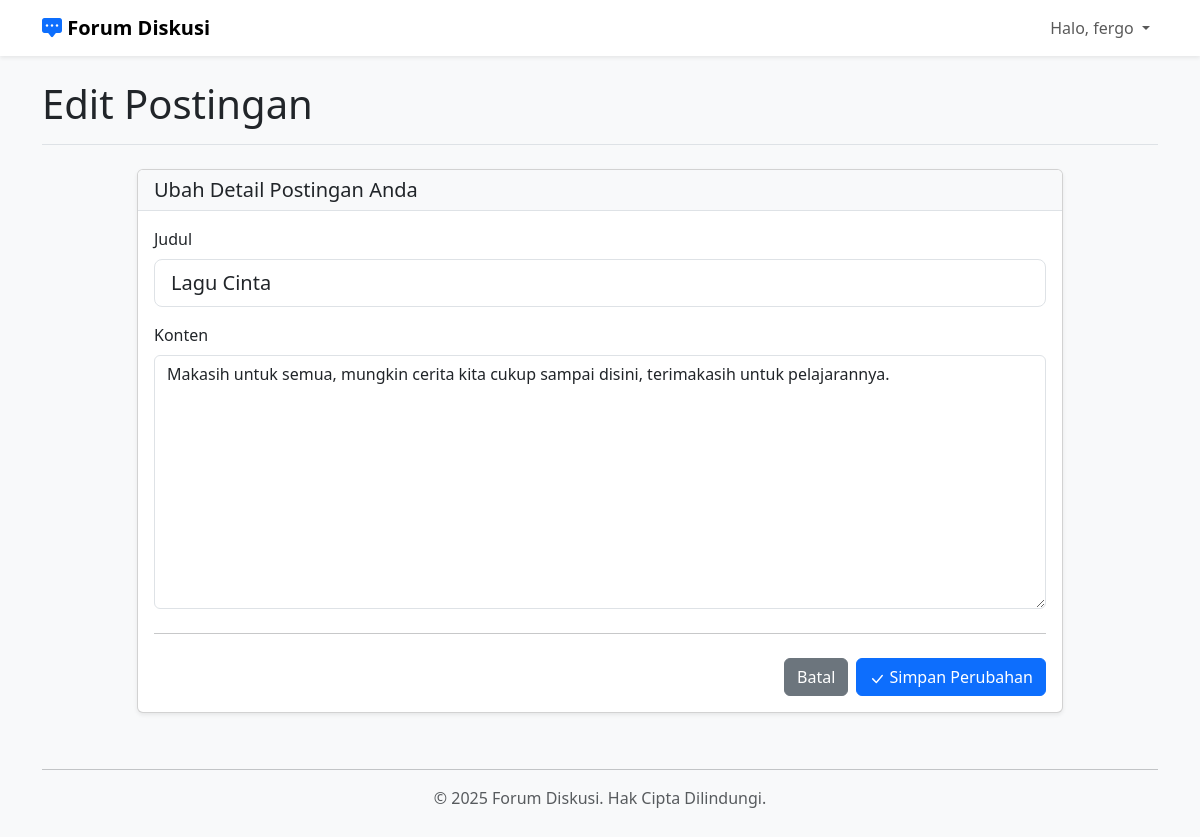
Screenshot of /user/edit_post/2 (signed in) with the database file from the repository.
### app.py (models this page shows)
class Post(db.Model):
    id = db.Column(db.Integer, primary_key=True)
    title = db.Column(db.String(100), nullable=False)
    content = db.Column(db.Text, nullable=False)
    date_posted = db.Column(db.DateTime, nullable=False, default=datetime.utcnow)
    user_id = db.Column(db.Integer, db.ForeignKey('user.id'), nullable=False)
    comments = db.relationship('Comment', backref='post', lazy=True, cascade="all, delete-orphan")

### app.py (the view)
@app.route('/user/edit_post/<int:post_id>', methods=['GET', 'POST'])
@login_required
def edit_post(post_id):
    post_to_edit = db.session.get(Post, post_id)
    if not post_to_edit: return "Postingan tidak ditemukan", 404
    if post_to_edit.author.id != session['user_id']:
        flash('Anda tidak memiliki izin untuk mengedit postingan ini!', 'danger')
        return redirect(url_for('user_dashboard'))
    if request.method == 'POST':
        post_to_edit.title = request.form['title']
        post_to_edit.content = request.form['content']
        db.session.commit()
        flash('Postingan berhasil diperbarui!', 'success')
        return redirect(url_for('user_dashboard'))
    return render_template('edit_post.html', post=post_to_edit)

### app.py (called while the page is built)
def login_required(f):
    @wraps(f)
    def decorated_function(*args, **kwargs):
        if 'user_id' not in session:
            flash('Anda harus login untuk mengakses halaman ini.', 'danger')
            return redirect(url_for('login'))
        return f(*args, **kwargs)
    return decorated_function

### templates/edit_post.html (shortened to what this page needs)
{% extends 'layout.html' %}
{% block content %}
    <div class="pb-2 mb-4 border-bottom">
        <h1 class="display-6">Edit Postingan</h1>
    </div>
    <div class="row justify-content-center">
        <div class="col-lg-10">
            <div class="card shadow-sm">
                <div class="card-header bg-light border-bottom">
                    <h5 class="mb-0">Ubah Detail Postingan Anda</h5>
                </div>
                <div class="card-body">
                    <form method="POST">
                        <div class="mb-3">
                            <label for="postTitle" class="form-label">Judul</label>
                            <input type="text" name="title" id="postTitle" class="form-control form-control-lg" value="{{ post.title }}" required>
                        </div>
                        <div class="mb-4">
                            <label for="postContent" class="form-label">Konten</label>
                            <textarea name="content" id="postContent" class="form-control" rows="10" required>{{ post.content }}</textarea>
                        </div>
                        <hr class="my-4">
                        <div class="d-flex justify-content-end">
                            <a href="{{ url_for('user_dashboard') }}" class="btn btn-secondary me-2">Batal</a>
                            <button type="submit" class="btn btn-primary">
                                Simpan Perubahan
                            </button>
                        </div>
                    </form>
                </div>
            </div>
        </div>
    </div>
{% endblock %}

### templates/layout.html (style rules this page uses)
body { background-color: #f8f9fa; }

### rows the page displays
Post: title "Lagu Cinta", content "Makasih untuk semua, mungkin cerita kita cukup sampai disini, terimakasih untuk pelajarannya."

### other values shown
{{ session.username }} "fergo"
